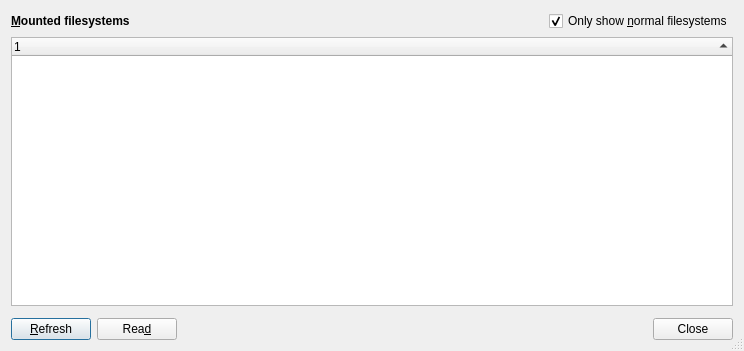
<?xml version="1.0" encoding="UTF-8"?>
<ui version="4.0">
 <class>FilesystemsWindow</class>
 <widget class="QDialog" name="FilesystemsWindow">
  <property name="geometry">
   <rect>
    <x>0</x>
    <y>0</y>
    <width>744</width>
    <height>351</height>
   </rect>
  </property>
  <property name="windowTitle">
   <string>Mounted Filesystems</string>
  </property>
  <property name="windowIcon">
   <iconset resource="icons.qrc">
    <normaloff>:/icons/bind-mount.png</normaloff>:/icons/bind-mount.png</iconset>
  </property>
  <property name="sizeGripEnabled">
   <bool>true</bool>
  </property>
  <layout class="QVBoxLayout" name="verticalLayout" stretch="0,1,0,0">
   <item>
    <layout class="QHBoxLayout" name="horizontalLayout" stretch="1,0">
     <item>
      <widget class="QLabel" name="heading">
       <property name="font">
        <font>
         <weight>75</weight>
         <bold>true</bold>
        </font>
       </property>
       <property name="text">
        <string>&amp;Mounted filesystems</string>
       </property>
       <property name="buddy">
        <cstring>fsTree</cstring>
       </property>
      </widget>
     </item>
     <item>
      <widget class="QCheckBox" name="normalCheckBox">
       <property name="toolTip">
        <string>Uncheck to see system mounts, bind mounts, and network mounts</string>
       </property>
       <property name="text">
        <string>Only show &amp;normal filesystems</string>
       </property>
       <property name="checked">
        <bool>true</bool>
       </property>
      </widget>
     </item>
    </layout>
   </item>
   <item>
    <widget class="QTreeWidget" name="fsTree">
     <property name="contextMenuPolicy">
      <enum>Qt::CustomContextMenu</enum>
     </property>
     <property name="indentation">
      <number>5</number>
     </property>
     <property name="uniformRowHeights">
      <bool>true</bool>
     </property>
     <property name="sortingEnabled">
      <bool>true</bool>
     </property>
     <column>
      <property name="text">
       <string notr="true">1</string>
      </property>
     </column>
    </widget>
   </item>
   <item>
    <widget class="QWidget" name="messagePanel" native="true">
     <layout class="QVBoxLayout" name="vBox">
      <property name="leftMargin">
       <number>0</number>
      </property>
      <property name="topMargin">
       <number>0</number>
      </property>
      <property name="rightMargin">
       <number>0</number>
      </property>
      <property name="bottomMargin">
       <number>0</number>
      </property>
     </layout>
    </widget>
   </item>
   <item>
    <layout class="QHBoxLayout" name="buttonsLayout">
     <item>
      <widget class="QPushButton" name="refreshButton">
       <property name="text">
        <string>&amp;Refresh</string>
       </property>
      </widget>
     </item>
     <item>
      <widget class="QPushButton" name="readButton">
       <property name="text">
        <string>Rea&amp;d</string>
       </property>
      </widget>
     </item>
     <item>
      <widget class="QDialogButtonBox" name="buttonBox">
       <property name="standardButtons">
        <set>QDialogButtonBox::Close</set>
       </property>
      </widget>
     </item>
    </layout>
   </item>
  </layout>
 </widget>
 <tabstops>
  <tabstop>fsTree</tabstop>
  <tabstop>normalCheckBox</tabstop>
  <tabstop>refreshButton</tabstop>
  <tabstop>readButton</tabstop>
 </tabstops>
 <resources>
  <include location="icons.qrc"/>
 </resources>
 <connections>
  <connection>
   <sender>buttonBox</sender>
   <signal>rejected()</signal>
   <receiver>FilesystemsWindow</receiver>
   <slot>close()</slot>
   <hints>
    <hint type="sourcelabel">
     <x>532</x>
     <y>328</y>
    </hint>
    <hint type="destinationlabel">
     <x>199</x>
     <y>149</y>
    </hint>
   </hints>
  </connection>
  <connection>
   <sender>fsTree</sender>
   <signal>itemActivated(QTreeWidgetItem*,int)</signal>
   <receiver>readButton</receiver>
   <slot>click()</slot>
   <hints>
    <hint type="sourcelabel">
     <x>371</x>
     <y>169</y>
    </hint>
    <hint type="destinationlabel">
     <x>141</x>
     <y>328</y>
    </hint>
   </hints>
  </connection>
 </connections>
</ui>
